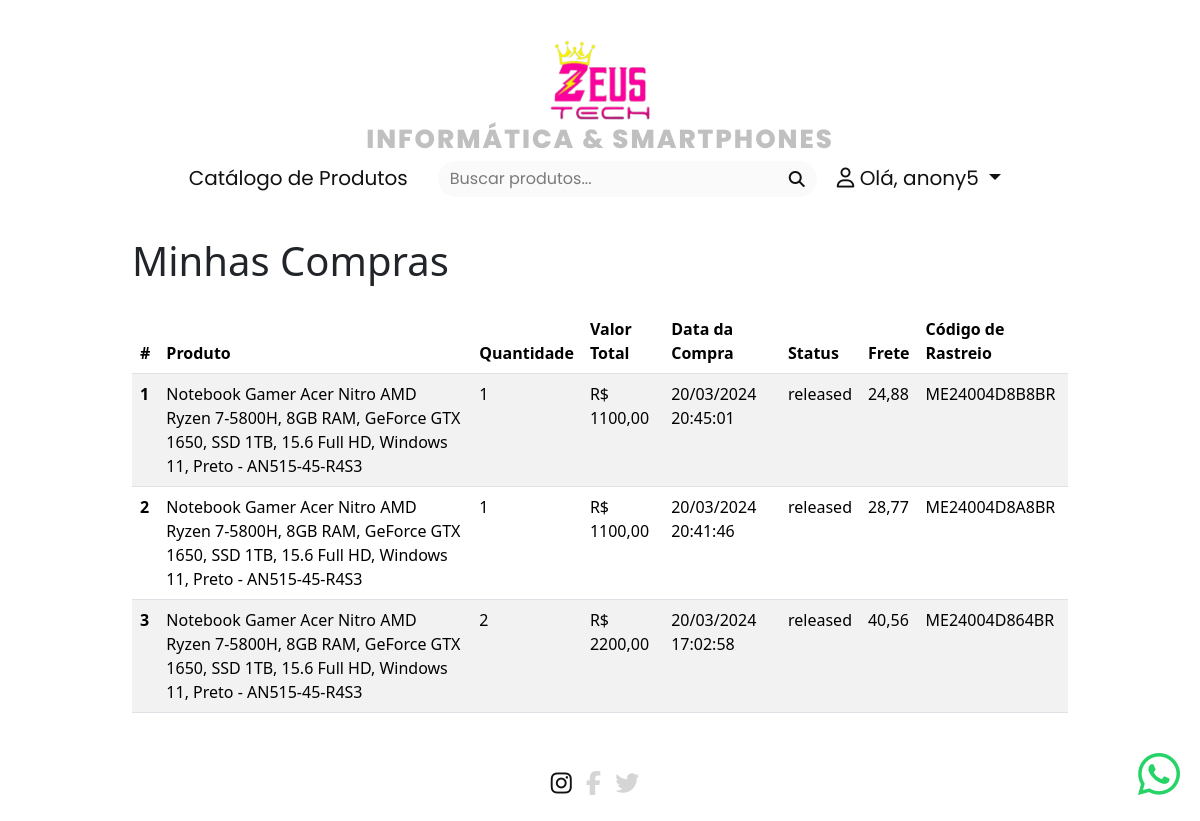
The app's page /UsuariosCadastroApp/minhas_compras/ (signed in) with its own data.
### ProdutosApp/models.py (models this page shows, shortened)
class Compra(models.Model):
    usuario = models.ForeignKey(User, on_delete=models.CASCADE, verbose_name=_("Usuário"))
    produto = models.ForeignKey('Produto', on_delete=models.CASCADE, verbose_name=_("Produto"))
    quantidade = models.PositiveIntegerField(default=1, verbose_name=_("Quantidade"))
    valor_total = models.DecimalField(max_digits=10, decimal_places=2, verbose_name=_("Valor Total"))
    data_compra = models.DateTimeField(auto_now_add=True, verbose_name=_("Data da Compra"))
    status = models.CharField(max_length=100, verbose_name=_("Status"))
    frete = models.DecimalField(max_digits=10, decimal_places=2, verbose_name=_("Frete"), null=True, blank=True)
    codigo_rastreio = models.CharField(max_length=100, verbose_name=_("Código de Rastreio"), null=True, blank=True)
    id_para_rastreio = models.CharField(max_length=100, verbose_name=_("Id"))
    class Meta:
        verbose_name = _("Compra")
        verbose_name_plural = _("Compras")

class Produto(models.Model):
    nome = models.CharField(max_length=255, verbose_name=_("Nome"))
    descricao = models.TextField(verbose_name=_("Descrição"))
    valor_pago = models.DecimalField(max_digits=10, decimal_places=2, verbose_name=_("Valor Pago"))
    valor_venda = models.DecimalField(max_digits=10, decimal_places=2, verbose_name=_("Valor de Venda"))
    desconto_venda = models.DecimalField(max_digits=5, decimal_places=2, default=0.00, verbose_name=_("Desconto de Venda"))
    valor_antigo = models.DecimalField(max_digits=10, decimal_places=2, blank=True, null=True, verbose_name=_("Valor Antigo"))
    imagem = models.ImageField(upload_to='templates/static/upload/img', default='templates/static/upload/img/default.png', verbose_name=_("Imagem"))
    categorias = models.ManyToManyField(Categoria, verbose_name=_("Categorias"))
    subcategoria1 = models.ManyToManyField(Subcategoria1, blank=True)
    subcategoria2 = models.ManyToManyField(Subcategoria2, blank=True)
    subcategoria3 = models.ManyToManyField(Subcategoria3, blank=True)
    marca = models.CharField(max_length=100, verbose_name=_("Marca"))
    modelo = models.CharField(max_length=100, verbose_name=_("Modelo"))
    largura = models.CharField(max_length=100, verbose_name=_("largura"))
    altura = models.CharField(max_length=100, verbose_name=_("altura"))
    comprimento = models.CharField(max_length=100, verbose_name=_("comprimento"))
    peso = models.CharField(max_length=100, verbose_name=_("peso"))
    disponivel = models.BooleanField(default=True, verbose_name=_("Disponível"))
    quantidade_disponivel = models.PositiveIntegerField(default=0, verbose_name=_("Quantidade Disponível"))
    data_lancamento = models.DateField(verbose_name=_("Data de Lançamento"))
    comentarios = models.TextField(blank=True, verbose_name=_("Comentários"))
    avaliacao = models.FloatField(default=0.0, verbose_name=_("Avaliação"))
    num_avaliacoes = models.PositiveIntegerField(default=0, verbose_name=_("Número de Avaliações"))
    meta_description = models.CharField(max_length=255, blank=True, null=True, verbose_name=_("Meta Descrição"))
    meta_keywords = models.CharField(max_length=255, blank=True, null=True, verbose_name=_("Meta Palavras-chave"))

### UsuariosCadastroApp/views.py (the view)
# urls.py: path('minhas_compras/', views.minhas_compras, name='minhas_compras'),
def minhas_compras(request):
    compras_do_usuario = Compra.objects.filter(usuario=request.user).order_by('-data_compra')
    for compra in compras_do_usuario:
        impressao_de_etiquetas(request, compra.id_para_rastreio)
    return render(request, 'minhas_compras.html', {'compras': compras_do_usuario})

### UsuariosCadastroApp/views.py (called while the page is built, shortened)
def impressao_de_etiquetas(request, order_id):
    intervalo = timedelta(minutes=1)
    agora = datetime.now()
    if 'ultima_solicitacao' in request.session:
        ultima_solicitacao_str = request.session['ultima_solicitacao']
        ultima_solicitacao = datetime.fromisoformat(ultima_solicitacao_str)  # Convertendo de volta para datetime
        diferenca = agora - ultima_solicitacao
        if diferenca < intervalo:
            print("NAO IMPRIMIR. Intervalo de requisição muito curto: ", diferenca)
            return False
    request.session['ultima_solicitacao'] = agora.isoformat()  # Convertendo para string antes de armazenar na sessão
    return True

### UsuariosCadastroApp/templates/minhas_compras.html (shortened to what this page needs)
{% extends 'conteudo.html' %}
{% load static %}
{% block 'principal_1' %}
<h1 class="mb-4">Minhas Compras</h1>
<div class="row">
    <div class="col-md-12">
        <div class="table-responsive">
            <table class="table table-striped">
                <thead>
                    <tr>
                        <th scope="col">#</th>
                        <th scope="col">Produto</th>
                        <th scope="col">Quantidade</th>
                        <th scope="col">Valor Total</th>
                        <th scope="col">Data da Compra</th>
                        <th scope="col">Status</th>
                        <th scope="col">Frete</th>
                        <th scope="col">Código de Rastreio</th>
                    </tr>
                </thead>
                <tbody>
                    {% for compra in compras %}
                    <tr>
                        <th scope="row">{{ forloop.counter }}</th>
                        <td>{{ compra.produto.nome }}</td>
                        <td>{{ compra.quantidade }}</td>
                        <td>R$ {{ compra.valor_total }}</td>
                        <td>{{ compra.data_compra|date:"d/m/Y H:i:s" }}</td>
                        <td>{{ compra.status }}</td>
                        <td>{{ compra.frete }}</td>
                        <td>{{ compra.codigo_rastreio }}</td>
                    </tr>
                    {% endfor %}
                </tbody>
            </table>
        </div>
    </div>
</div>
{% endblock 'principal_1' %}

### templates/conteudo.html (shortened to what this page needs)
{% load static %}
<!DOCTYPE html>
<html lang="pt-br" data-bs-theme="light">
<head>
    <link href="https://cdn.jsdelivr.net/npm/bootstrap@5.3.2/dist/css/bootstrap.min.css" rel="stylesheet">
    <link rel="stylesheet" href="https://use.fontawesome.com/releases/v5.5.0/css/all.css">
    <link rel="stylesheet" type="text/css" href="{% static 'css/styles.css' %}">
    <link rel="stylesheet" href="https://cdn.jsdelivr.net/npm/bootstrap-icons@1.11.3/font/bootstrap-icons.min.css">
</head>
<body>
<header class="cabecalho">
    <div class="container-personalizado marg" >
        <a href="{% url 'produtos' %}" style="text-decoration: none;">
            <div class="d-flex justify-content-center">
            <img src="{% static 'img/zeus.png' %}" alt="ZEUS TECH" style="margin-bottom: 4px; margin-top: 40px; width: 100px; height: 100;">
            </div>
            <h5 style="margin-bottom: -8px; text-transform: uppercase; letter-spacing: 2px; color:#11111144; font-size: 26px; font-weight: 800;" class="text-center logocab">Informática & smartphones</h5>
        </a>
        <nav class="navbar sticky-top navbar-expand-lg navbar-light text-white justify-content-center" style="max-width: 90%; margin: 0 auto;">
            <div class="navbar-collapse text-center" id="navbarNav">
                <ul class="navbar-nav mx-auto">
                    <li class="nav-item {% if request.path == '/ProdutosApp/produtos/' %}active{% endif %}">
                        <a class="nav-link css-z4m310 logocab" style="font-size: 20px; font-weight: 400;" href="/ProdutosApp/produtos/">Catálogo de Produtos</a>
                    </li>
                    <form action="{% url 'produtos' %}" method="POST">{% csrf_token %}
                        <div class="container">
                            <div class="d-flex justify-content-center">
                                <div class="input-group searchbar" style="margin-top: 6px;">
                                    <input class="search_input form-control" type="text" name="buscarproduto" placeholder="Buscar produtos...">
                                    <button type="submit" class="search_button btn btn-dark"><i class="fas fa-search"></i></button>
                                </div>
                            </div>
                        </div>
                    </form>
                    {% if user.is_authenticated %}
                    <li class="nav-item dropdown">
                        <a class="nav-link dropdown-toggle css-z4m310 logocab" style="font-size: 20px; font-weight: 400;" href="#" id="navbarDropdown" role="button" data-toggle="dropdown" aria-haspopup="true" aria-expanded="false">
                            <i class="fa-regular fa-user"></i>
                            Olá, {{ user.username }}
                        </a>
                    </li>
                {% endif %}
                </ul>
            </div>
        </nav>
    </div>
</header>
<main class="conteudo">
    <section class="container-personalizado_1 container-personalizado_1_blur">
        {% block 'principal_1' %} {% endblock %}
    </section>
</main>
<footer class="rodape">
    <div class="footer-container">
        <div class="p-2 text-white text-center">
            <a class="nav-link" style="color: #111111; display: inline-block; margin-right: 10px; margin-top: 16px; font-size: 24px;" href="https://www.instagram.com"><i class="fa-brands fa-instagram"></i></a>
            <a class="nav-link" style="color: #1111112d; display: inline-block; margin-right: 10px; margin-top: 16px; font-size: 24px;"><i class="fa-brands fa-facebook-f"></i></a>
            <a class="nav-link" style="color: #1111112d; display: inline-block; margin-right: 10px; margin-top: 16px; font-size: 24px;"><i class="fa-brands fa-twitter"></i></a>
        </div>
        <div class="container-personalizado text-center logocab">
        </div>
    </div>
</footer>
<a href="https://api.whatsapp.com/send?phone=5511978367091" style="font-size: 24px;" class="whatsapp-icon">
  <i class="fab fa-whatsapp fa-2x"></i>
</a>
</body>
</html>

### templates/static/css/styles.css (style rules this page uses)
.searchbar { margin-bottom: 2%; margin-top: auto; background-color: rgba(200, 200, 200, 0.1); border-radius: 20px; }
.search_input { font-family: "Poppins", sans-serif; -webkit-font-smoothing: antialiased; -moz-osx-font-smoothing: grayscale; color: #111111; border: 0; outline: none; background: none; flex: 1; }
.search_button { border-radius: 0 20px 20px 0; color: #111111; border: none; cursor: pointer; outline: none; background-color: rgba(200, 200, 200, 0); transition: background-color 0.3s; }
::placeholder { color: #1111118c !important; }
.logocab { font-family: "Poppins", sans-serif; -webkit-font-smoothing: antialiased; -moz-osx-font-smoothing: grayscale; color: #FFFFFF; }
body { background-image: #ffffff; background-size: cover; background-repeat: no-repeat; background-attachment: fixed; }
.container-personalizado { max-width: 80%; margin: 0 auto; padding-bottom: 1%; }
.container-personalizado_1 { max-width: 80%; margin: 0 auto; background-color: #313535be; }
.container-personalizado_1_blur { padding: 1%; background-color: rgba(255, 255, 255, 0.3); backdrop-filter: blur(20px); -webkit-backdrop-filter: blur(20px); border-radius: 20px; }
.css-z4m310 { color: #111111; }
.navbar-nav .nav-item { margin-right: 10px; }
.whatsapp-icon { position: fixed; bottom: 20px; right: 20px; z-index: 1000; transition: opacity 0.3s; }
.whatsapp-icon i { color: #25D366; }

### records on screen
Compra: produto.nome "Notebook Gamer Acer Nitro AMD Ryzen 7-5800H, 8GB RAM, GeForce GTX 1650, SSD 1TB, 15.6 Full HD, Windows 11, Preto - AN515-45-R4S3", quantidade "1", valor_total "1100,00", data_compra "20/03/2024 20:45:01", status "released", frete "24,88", codigo_rastreio "ME24004D8B8BR"
Compra: produto.nome "Notebook Gamer Acer Nitro AMD Ryzen 7-5800H, 8GB RAM, GeForce GTX 1650, SSD 1TB, 15.6 Full HD, Windows 11, Preto - AN515-45-R4S3", quantidade "1", valor_total "1100,00", data_compra "20/03/2024 20:41:46", status "released", frete "28,77", codigo_rastreio "ME24004D8A8BR"
Compra: produto.nome "Notebook Gamer Acer Nitro AMD Ryzen 7-5800H, 8GB RAM, GeForce GTX 1650, SSD 1TB, 15.6 Full HD, Windows 11, Preto - AN515-45-R4S3", quantidade "2", valor_total "2200,00", data_compra "20/03/2024 17:02:58", status "released", frete "40,56", codigo_rastreio "ME24004D864BR"

### other values on screen
{{ user.username }} "anony5"
